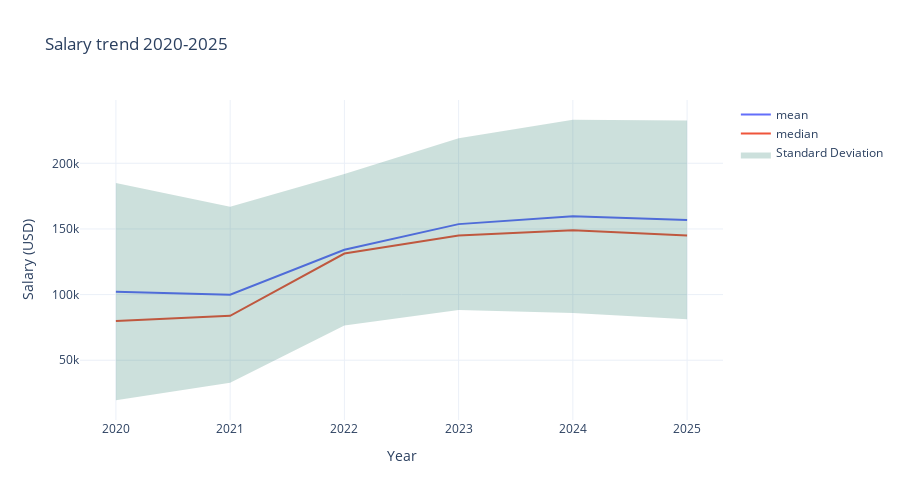

The notebook cell this image was saved under:
### Code cell
fig=px.line(yearly_stats,x="work_year",y=["mean","median"],
            title="Salary trend 2020-2025",
            labels={'value': 'Salary (USD)', 'work_year': 'Year', 'variable': 'Metric'},
            template='plotly_white')

fig.update_layout(legend_title_text='', hovermode='x unified',
                 width=900, height=500)


fig.add_trace(go.Scatter(
    x=np.concatenate([yearly_stats['work_year'], yearly_stats['work_year'][::-1]]),
    y=np.concatenate([yearly_stats['mean'] + yearly_stats['std'], 
                    (yearly_stats['mean'] - yearly_stats['std'])[::-1]]),
    fill='toself',
    fillcolor='rgba(0,100,80,0.2)',
    line=dict(color='rgba(255,255,255,0)'),
    name='Standard Deviation'
))

fig.show()

### Figure 1 — Plotly figure (JSON) as saved in the notebook; plotly's stock layout.template omitted (floating-point values rounded to 4 significant figures)
{"data": [{"hovertemplate": "Metric=mean<br>Year=%{x}<br>Salary (USD)=%{y}<extra></extra>", "legendgroup": "mean", "line": {"color": "#636efa", "dash": "solid"}, "marker": {"symbol": "circle"}, "mode": "lines", "name": "mean", "orientation": "v", "showlegend": true, "type": "scatter", "x": [2020, 2021, 2022, 2023, 2024, 2025], "xaxis": "x", "y": [102300.0, 99920.0, 134100.0, 153700.0, 159600.0, 156900.0], "yaxis": "y"}, {"hovertemplate": "Metric=median<br>Year=%{x}<br>Salary (USD)=%{y}<extra></extra>", "legendgroup": "median", "line": {"color": "#EF553B", "dash": "solid"}, "marker": {"symbol": "circle"}, "mode": "lines", "name": "median", "orientation": "v", "showlegend": true, "type": "scatter", "x": [2020, 2021, 2022, 2023, 2024, 2025], "xaxis": "x", "y": [79830.0, 83870.0, 131300.0, 145000.0, 148900.0, 145000.0], "yaxis": "y"}, {"fill": "toself", "fillcolor": "rgba(0,100,80,0.2)", "line": {"color": "rgba(255,255,255,0)"}, "name": "Standard Deviation", "type": "scatter", "x": [2020, 2021, 2022, 2023, 2024, 2025, 2025, 2024, 2023, 2022, 2021, 2020], "y": [185000.0, 167000.0, 191900.0, 219100.0, 233200.0, 232600.0, 81230.0, 86000.0, 88290.0, 76380.0, 32850.0, 19530.0]}], "layout": {"height": 500, "hovermode": "x unified", "legend": {"title": {"text": ""}, "tracegroupgap": 0}, "title": {"text": "Salary trend 2020-2025"}, "width": 900, "xaxis": {"anchor": "y", "domain": [0, 1], "title": {"text": "Year"}}, "yaxis": {"anchor": "x", "domain": [0, 1], "title": {"text": "Salary (USD)"}}}}
